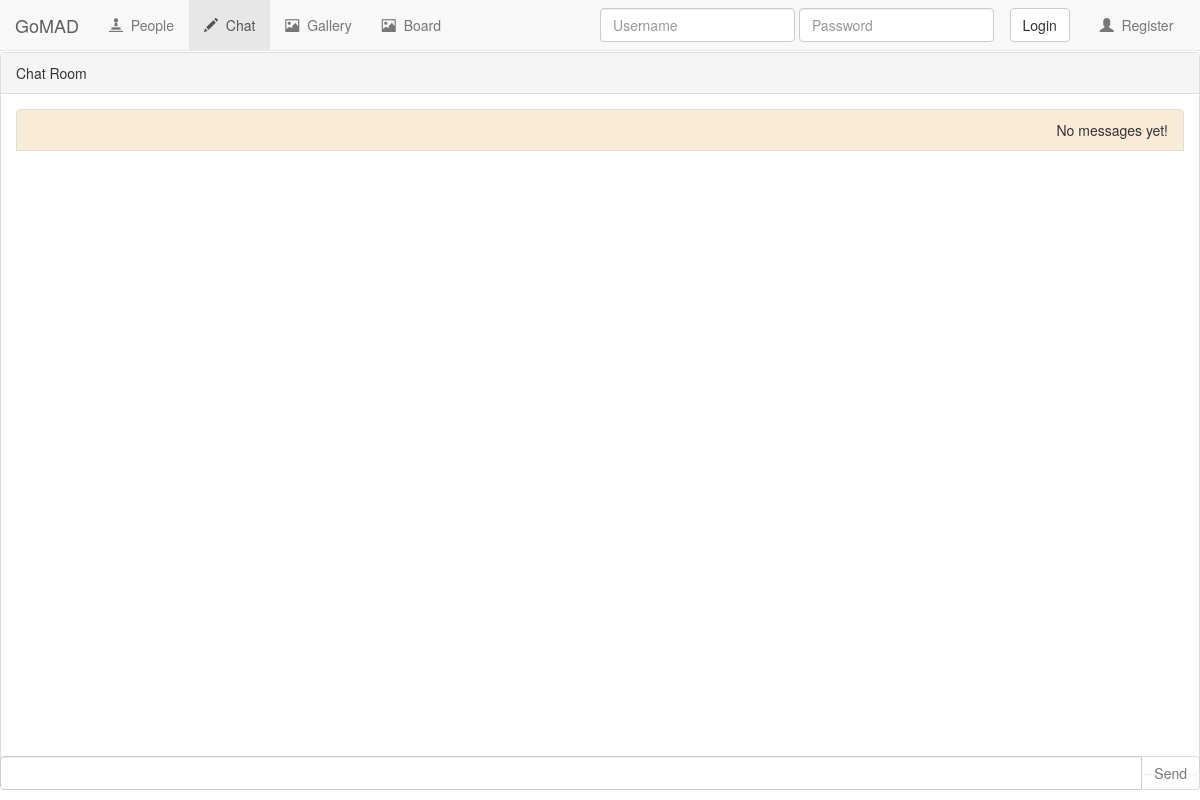
The app's page /chat, older data.
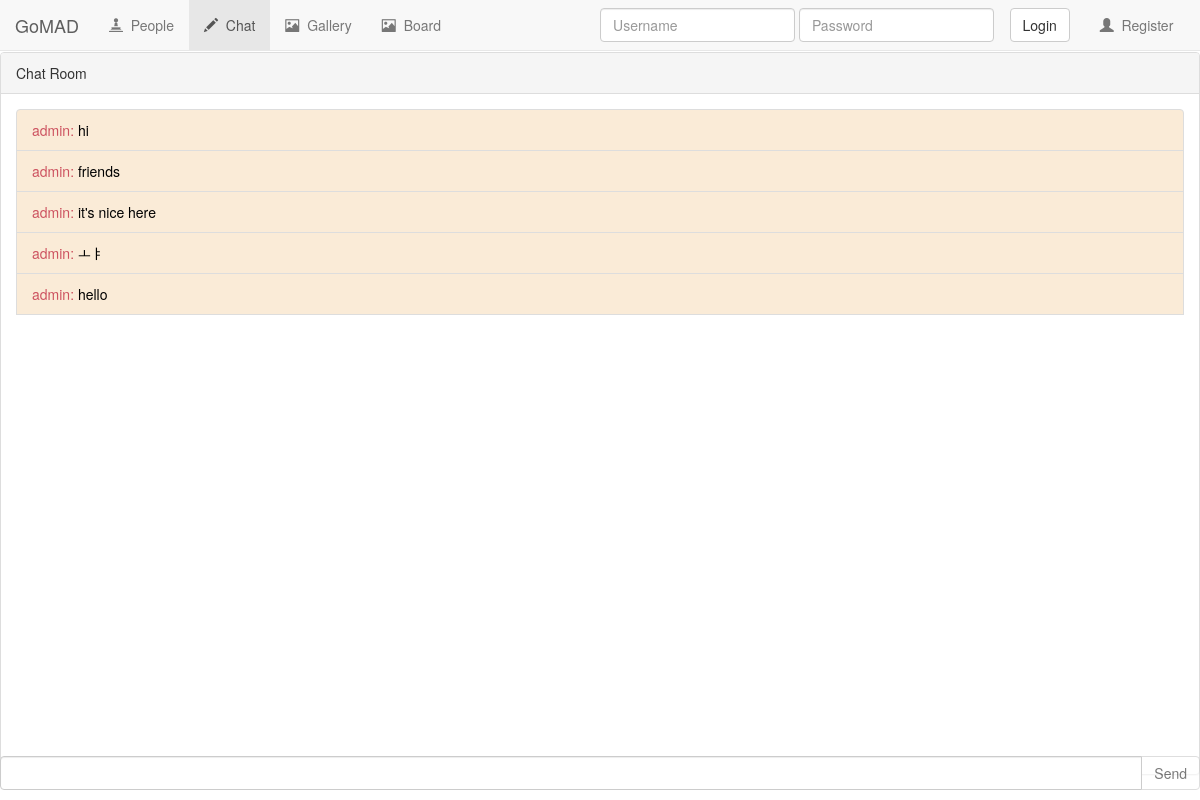
The same page, newer data.
### app/models.py (models this page shows, shortened)
class Chat(models.Model):
	created = models.DateTimeField(auto_now_add=True)
	user = models.ForeignKey(User,on_delete=models.CASCADE)
	message = models.CharField(max_length = 200)

### app/views.py (the view)
# urls.py: path('chat', views.chat, name = 'chat'),
def chat(request):
	c = Chat.objects.all()
	return render(request, "chat.html", {'home':'active', 'chat':c})

### app/templates/chat.html (shortened to what this page needs)
{% load static %}
<link rel="stylesheet" href="https://maxcdn.bootstrapcdn.com/bootstrap/3.3.6/css/bootstrap.min.css">
{% include "menu.html" with active_tab='B' %}
<head>
    <link rel="stylesheet" href="http://maxcdn.bootstrapcdn.com/bootstrap/3.3.5/css/bootstrap.min.css">
    <link rel="stylesheet" type = "text/css" href="{% static 'app/style.css' %}">
</head>
<body>
    <div id="chat-body" class="panel panel-default" style = "margin-top:52px; ">
        <div class="panel-heading">Chat Room</div>
        <div id="msg-list-div" class="panel-body" style= "padding-bottom:0px">
            <ul id="msg-list" class="list-group" style= "padding-bottom:0px">
                {% for obj in chat %}
                    {% if obj.user == request.user %}
                        <li class="text-right list-group-item" style= "background-color: antiquewhite"><span style = "color:#CD5360">{{obj.user.username}}: </span> <span style = "color:black">{{ obj.message }}</span></li>
                    {% else %}
						<li class="text-left list-group-item" style= "background-color: antiquewhite"><span style = "color:#CD5360">{{obj.user.username}}: </span> <span style = "color:black">{{ obj.message }}</span></li>
                  {% endif %}
                {% empty %}
                    <li class="text-right list-group-item" style= "background-color: antiquewhite">No messages yet!</li>
                {% endfor %}
            </ul>
        </div>
    </div>
    <form id="chat-form" method="post">{% csrf_token %}
        <div id="chat-bottom" class="input-group">
            <input type="text" id="chat-msg" name="chat-msg" class="form-control"/>
            <span class="input-group-btn">
                <input class="btn btn-default" id="send" type="submit" value="Send"/>
            </span>
        </div>
    </form>
</body>

### app/templates/menu.html (shortened to what this page needs)
{% load static %}
<link rel = "stylesheet" type = "text/css" href = "{% static 'app/style.css' %}" />
<nav class = "navbar navbar-fixed-top navbar-default">
		<div class = "container-fluid">
			<div class = "navbar-header">
				<a href = "{% url 'index' %}" class = "navbar-brand"> GoMAD</a>
			</div>
			<div class = "collapse navbar-collapse" id = "topNavBar">
				<ul class = "nav navbar-nav navbar-left">
					<li class = "{% if active_tab == 'A' %}active{% endif %}">
						<a href = "{% url 'people' %}">
							<span class = "glyphicon glyphicon-pawn" aria-hidden = "true"></span>&nbsp; People
						</a>
					</li>
					<li class = "{% if active_tab == 'B' %}active{% endif %}">
						<a href = "{% url 'chat' %}">
							<span class = "glyphicon glyphicon-pencil" aria-hidden = "true"></span>&nbsp; Chat
						</a>
					</li>
					<li class = "{% if active_tab == 'C' %}active{% endif %}">
						<a href = "{% url 'gallery' %}">
							<span class = "glyphicon glyphicon-picture" aria-hidden = "true"></span>&nbsp; Gallery
						</a>
					</li>
					<li class = "{% if active_tab == 'D' %}active{% endif %}">
						<a href = "{% url 'board' %}">
							<span class = "glyphicon glyphicon-picture" aria-hidden = "true"></span>&nbsp; Board
						</a>
					</li>
				</ul>
				{% if not user.is_authenticated %}
					<ul class = "nav navbar-nav navbar-right">
						<li>
							<a href = "{% url 'register' %}">
								<span class = "glyphicon glyphicon-user" aria-hidden = "true"></span>&nbsp;
								Register
							</a>
						</li>
					</ul>
					<form class = "navbar-form navbar-right" method = "POST" action = "{% url 'index' %}"> {% csrf_token %}
						<div class = "form-group">
							<input type = "text" class = "form-control" name = "username" placeholder = "Username" />
						</div>
							<input type = "text" class = "form-control" name = "password" placeholder = "Password" />
						<button type = "submit" class = 'btn btn-default'>Login</button>
					</form>
				{% endif %}
			</div>
		</div>
	</nav>

### app/static/app/style.css (style rules this page uses)
#chat-bottom { position: fixed; bottom: 10px; }
.panel-body { overflow-y: scroll; height: 85%; }

Row changes from the older to the newer data that the page shows:
added Chat: user.username "admin", message "hi"
added Chat: user.username "admin", message "friends"
added Chat: user.username "admin", message "it's nice here"
added Chat: user.username "admin", message "ㅗㅑ"
added Chat: user.username "admin", message "hello"
Text that changed along with them:
text no longer shown: "No messages yet!"
